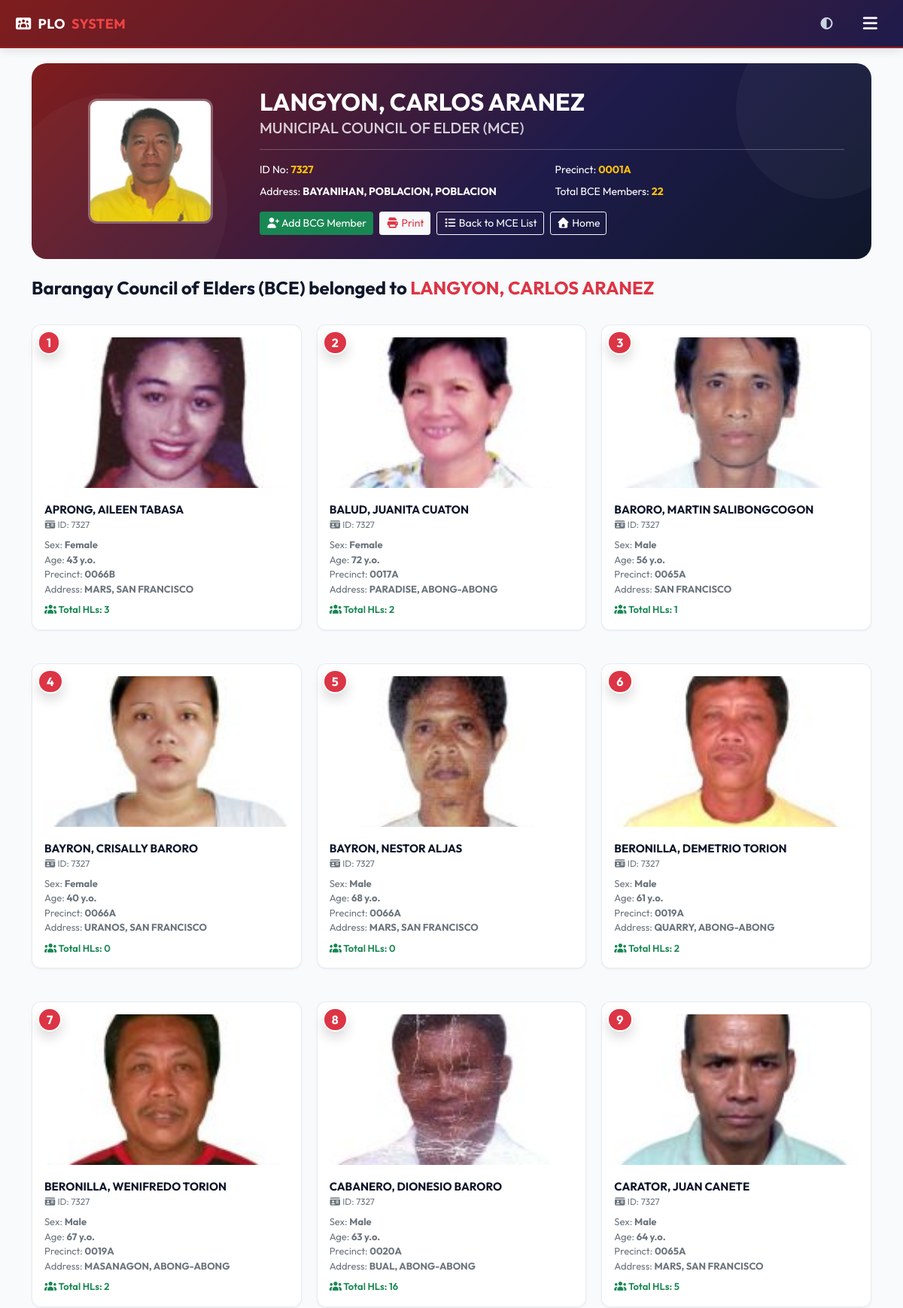
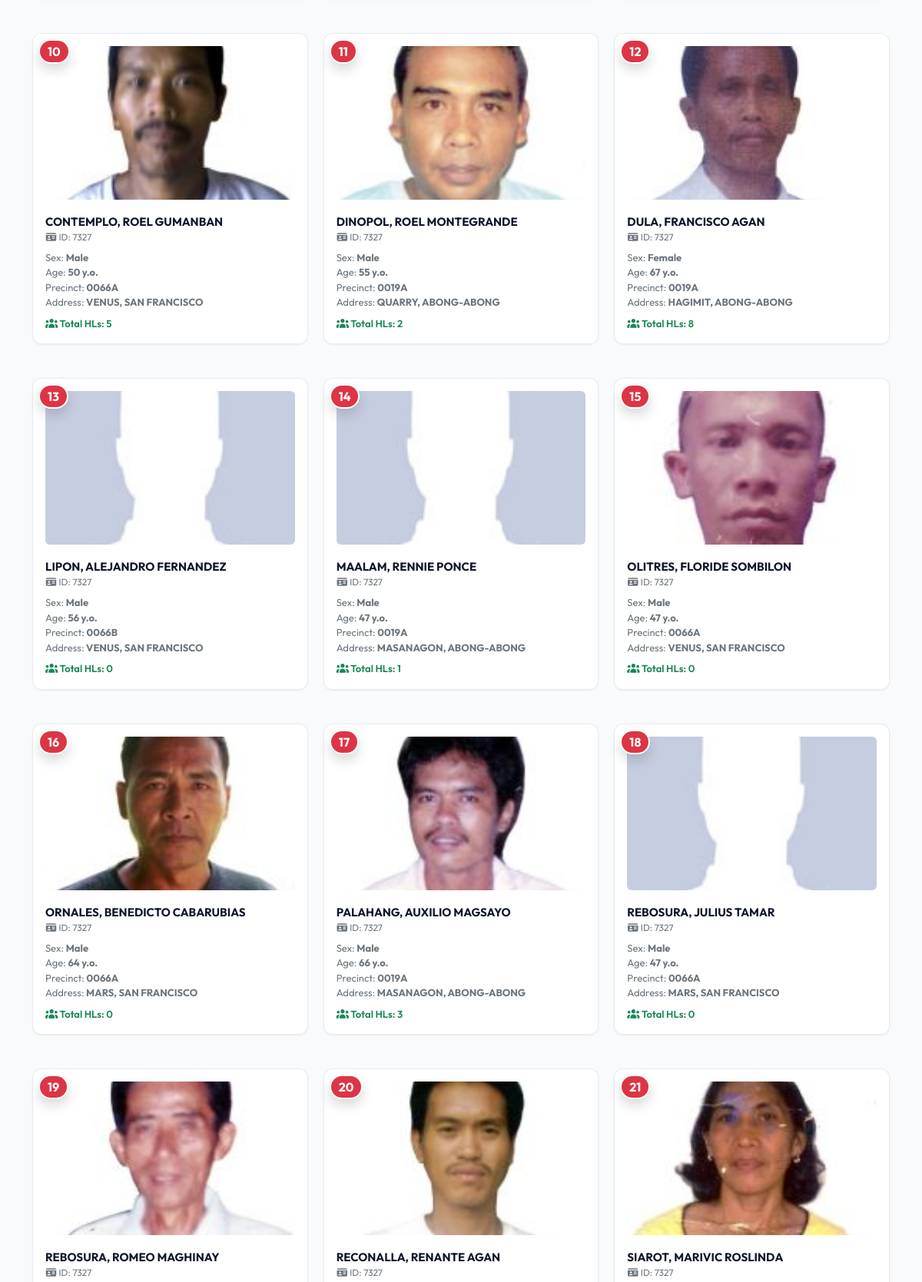
/mceinfo.php?mce=7327-0001A-K0457CAL100005 (signed in, upper part), run on the app's committed database (2 pictures, top to bottom).
### tables this page shows
CREATE TABLE IF NOT EXISTS `voters` (
  `vin` varchar(50) NOT NULL,
  `vname` varchar(100) DEFAULT NULL,
  `precinct` varchar(50) DEFAULT NULL,
  `address` text,
  `sex` varchar(50) DEFAULT NULL,
  `lit` varchar(50) DEFAULT NULL,
  `_4p` varchar(50) DEFAULT NULL,
  `ato` varchar(50) DEFAULT NULL,
  `remarks` text,
  `birth` date DEFAULT NULL,
  `province` varchar(50) DEFAULT NULL,
  `city_mun` varchar(50) DEFAULT NULL,
  `barangay` varchar(50) DEFAULT NULL,
  `seq` varchar(50) DEFAULT NULL,
  `ispicset` int(11) DEFAULT '0',
  PRIMARY KEY (`vin`)
);

### mceinfo.php (the view, shortened to what this page needs)
<?php
	require("connect-pdo.php");
	require("head.php");
	$stmt = $link->prepare('select * from voters where vin=?');
	$stmt->execute([$_GET["mce"]]);
	$ex = $stmt;
	$rsmce=$ex->fetch(PDO::FETCH_BOTH);
	$stmt = $link->prepare('select count(*) from bce where mcevin=?');
	$stmt->execute([$_GET["mce"]]);
	$ex = $stmt;
	$rsbce=$ex->fetch(PDO::FETCH_BOTH);
	$bce=$rsbce[0];
	require("menu.php");
?>
<div id="bottom" class="main-content">
	<div class="container my-4">
		<div class="sr-hero mb-4 text-white">
			<div class="row align-items-center g-4">
				<div class="col-md-3 text-center">
					<?php
						if(file_exists("images/voters/".$_GET["mce"].".jpg")){
							echo "<img style='border: 3px solid rgba(255,255,255,0.3); border-radius: var(--radius-md); max-width: 100%; max-height: 220px; object-fit: cover;' src='images/voters/".$_GET["mce"].".jpg?".date("h:i:s")."' />";
						}else{
							echo "<img style='border: 3px solid rgba(255,255,255,0.3); border-radius: var(--radius-md); max-width: 100%; max-height: 220px; object-fit: cover;' src='images/blank.jpg' />";
						}
					?>
				</div>
				<div class="col-md-9">
					<h2 class="text-uppercase mb-1" style="font-weight: 700; color: #ffffff;"><?php echo $rsmce["vname"]; ?></h2>
					<h5 style="color: rgba(255,255,255,0.8); font-weight: 500;">MUNICIPAL COUNCIL OF ELDER (MCE)</h5>
					<hr style="border-color: rgba(255,255,255,0.2);">
					<div class="row g-2 mb-3" style="font-size: 14px;">
						<div class="col-sm-6">ID No: <strong class="text-warning"><?php printf("%04d", $rsmce["vin"]); ?></strong></div>
						<div class="col-sm-6">Precinct: <strong class="text-warning"><?php echo $rsmce["precinct"]; ?></strong></div>
						<div class="col-sm-6">Address: <strong><?php echo $rsmce["address"] . ", " . $rsmce["barangay"]; ?></strong></div>
						<div class="col-sm-6">Total BCE Members: <strong class="text-warning"><?php echo $bce; ?></strong></div>
					</div>
					<div id="d_controls" class="d-flex gap-2 flex-wrap">
						<button type='button' class="btn btn-success btn-sm" onclick="add()"><i class="fa-solid fa-user-plus"></i> Add BCG Member</button>
						<button type='button' class="btn btn-light btn-sm text-danger" onclick="printF()"><i class="fa-solid fa-print"></i> Print</button>
						<button type='button' class="btn btn-outline-light btn-sm" onclick="jump('mcelist.php')"><i class="fa-solid fa-list"></i> Back to MCE List</button>
						<button type='button' class="btn btn-outline-light btn-sm" onclick="jump('index.php')"><i class="fa-solid fa-house"></i> Home</button>
					</div>
				</div>
			</div>
		</div>
		<div class="mb-4">
			<h4 style="font-weight: 700; color: var(--text-main);">
				Barangay Council of Elders (BCE) belonged to <span class="text-danger"><?php echo htmlspecialchars($rsmce["vname"]); ?></span>
			</h4>
		</div>
		<form method="post" enctype="multipart/form-data" class="m-0">
			<div id="thumbnails" class="tomb-grid">
				<?php
					$stmt = $link->prepare('select * from voters v, bce b where b.mcevin=? and b.vin=v.vin order by v.vname');
					$stmt->execute([$_GET["mce"]]);
					$ex = $stmt;
					$i=1;
					$value = isset($_POST["t_search"]) ? strtoupper($_POST["t_search"]) : "";
					$rep = "<b style='color:#0014d0;background:#ffa0a0'>".$value."</b>";
					while($rs=$ex->fetch(PDO::FETCH_BOTH)){
						$birthDate = $rs["birth"];
						$birthDate = explode("-", $birthDate);
						$age = "-";
						if(count($birthDate) === 3) {
							$age_temp_date = $birthDate[0] . '-' . $birthDate[1] . '-' . $birthDate[2];
							$age = "-";
							if ($birthDate[0] !== '0000' && !empty($birthDate[0])) {
								$birthObj = date_create($age_temp_date);
								if ($birthObj !== false) {
									$age = date_diff($birthObj, date_create('today'))->y;
								}
							}
						}
						$stmt = $link->prepare('select count(*) from hl where bcevin=?');
						$stmt->execute([$rs["vin"]]);
						$exx = $stmt;
						$rsbce=$exx->fetch(PDO::FETCH_BOTH);
						$hlm=$rsbce[0];
						$img_src = file_exists("images/voters/".$rs[0].".jpg") ? "images/voters/".$rs[0].".jpg" : "images/blank.jpg";
						echo "
						<div class='tomb card-glass' id='div_".$rs["vin"]."'
							onmouseout=\"getID('div_controls_".$rs["vin"]."').style.visibility='hidden';\"
							onmousemove=\"getID('div_controls_".$rs["vin"]."').style.visibility='visible';\">
							<span
								class='translate-right badge rounded-pill bg-danger shadow'
								style='position:absolute; top:7px; left:7px; font-size: 16px;
								border: 2px solid #fff; padding: 6px 10px; z-index:3'>$i
							</span>
							<img onclick=\"jump('bceinfo.php?bce=".$rs["vin"]."')\" src='$img_src?".date("h:i:s")."' style='cursor:pointer;' />
							<div class='mt-2'>
								<h5 style='font-size: 15px; font-weight: 700; margin-bottom: 2px; text-transform: uppercase;'>".str_ireplace($value, $rep, $rs["vname"])."</h5>
								<p class='text-muted small mb-2' style='font-size: 12px;'><i class='fa-solid fa-id-card'></i> ID: " . sprintf("%04d", $rs["vin"]) . "</p>
							</div>
							<div class='small text-muted space-y-1' style='font-size: 13px;'>
								<div>Sex: <strong>" . ($rs["sex"] == "M" ? "Male" : "Female") . "</strong></div>
								<div>Age: <strong>$age y.o.</strong></div>
								<div>Precinct: <strong>".str_ireplace($value, $rep, $rs["precinct"])."</strong></div>
								<div>Address: <strong>".str_ireplace($value, $rep, $rs["address"])."</strong></div>
								<div class='text-success mt-2' style='font-weight: 600;'><i class='fa-solid fa-users'></i> Total HLs: $hlm</div>
							</div>";
						echo"</div>";
						$i++;
					}
				?>
			</div>
		</form>
	</div>
</div>

### assets/customcss/stylesheet.css (style rules this page uses)
:root { --primary: #991b1b; --primary-hover: #7f1d1d; --primary-light: #fef2f2; --accent: #2563eb; --accent-hover: #1d4ed8; --success: #059669; --danger: #dc2626; --warning: #d97706; --bg-body: #f8fafc; --card-bg: rgba(255, 255, 255, 0.92); --card-border: rgba(226, 232, 240, 0.8); --text-main: #0f172a; --text-muted: #475569; --text-light: #94a3b8; --radius-sm: 6px; --radius-md: 12px; --radius-lg: 20px; --shadow-sm: 0 1px 3px rgba(0, 0, 0, 0.05), 0 1px 2px rgba(0, 0, 0, 0.02); --shadow-md: 0 4px 6px -1px rgba(0, 0, 0, 0.08), 0 2px 4px -1px rgba(0, 0, 0, 0.04); --shadow-lg: 0 10px 15px -3px rgba(0, 0, 0, 0.08), 0 4px 6px -2px rgba(0, 0, 0, 0.04); --transition: all 0.25s cubic-bezier(0.4, 0, 0.2, 1); --input-bg: #ffffff; --table-row-bg: #ffffff; --controls-bg: rgba(255, 255, 255, 0.9); }
* { box-sizing: border-box; }
html { margin: 0; padding: 0; }
body { min-height: 100vh; font-family: 'Outfit', sans-serif !important; background: var(--bg-body) url(../../images/back.webp) !important; background-size:cover; background-position:center center; color: var(--text-main); line-height: 1.5; -webkit-font-smoothing: antialiased; display: flex; flex-direction: column; }
.main-content { flex: 1; margin-top:-40px; position:relative; }
h1, h2, h3, h4, h5, h6, b, th { font-weight: 600; }
.container, .container-fluid { padding-top: 20px; padding-bottom: 20px; }
.card-glass { background: var(--card-bg); backdrop-filter: blur(10px); border: 1px solid var(--card-border); border-radius: var(--radius-md); box-shadow: var(--shadow-md); padding: 24px; margin-bottom: 24px; transition: var(--transition); }
#thumbnails, .tomb-grid { display: grid; grid-template-columns: repeat(4, 1fr) !important; gap: 20px !important; padding: 10px 0 !important; }
@media (max-width: 1200px) { #thumbnails, .tomb-grid { grid-template-columns: repeat(3, 1fr) !important; } }
.tomb { overflow: visible !important; position: relative !important; display: flex; flex-direction: column; background: var(--card-bg) !important; border: 1px solid var(--card-border) !important; border-radius: var(--radius-md) !important; padding: 16px !important; box-shadow: var(--shadow-sm) !important; transition: transform 0.4s cubic-bezier(0.4, 0, 0.2, 1), box-shadow 0.4s cubic-bezier(0.4, 0, 0.2, 1), border-color 0.4s cubic-bezier(0.4, 0, 0.2, 1) !important; width: 100% !important; }
.tomb img:not([style*="width:"]):not([style*="width :"]) { width: 100% !important; height: 200px !important; object-fit: cover !important; border-radius: var(--radius-sm) !important; margin-bottom: 12px; transition: transform 0.4s cubic-bezier(0.4, 0, 0.2, 1) !important; }
.sr-hero { background: linear-gradient(135deg, #7f1d1d 0%, #1e1b4b 60%, #0f172a 100%); border-radius: 20px; padding: 32px 36px; margin-bottom: 28px; position: relative; overflow: hidden; }
.sr-hero::before { content: ''; position: absolute; top: -60px; right: -60px; width: 240px; height: 240px; border-radius: 50%; background: rgba(255,255,255,0.04); }
.sr-hero::after { content: ''; position: absolute; bottom: -80px; left: -40px; width: 300px; height: 300px; border-radius: 50%; background: rgba(255,255,255,0.03); }
html, body { margin: 0; padding: 0; }

### data on the page
voters: vname "LANGYON, CARLOS ARANEZ", vin "7327", precinct "0001A", address "BAYANIHAN, POBLACION", barangay "POBLACION"

### other printed values
$bce "22"
str_ireplace($value, $rep, $rs["vname"]) "APRONG, AILEEN TABASA"
$rs["vin"] "7327"
$age "43"
str_ireplace($value, $rep, $rs["precinct"]) "0066B"
str_ireplace($value, $rep, $rs["address"]) "MARS, SAN FRANCISCO"
$hlm "3"
str_ireplace($value, $rep, $rs["vname"]) "BALUD, JUANITA CUATON"
$age "72"
str_ireplace($value, $rep, $rs["precinct"]) "0017A"
str_ireplace($value, $rep, $rs["address"]) "PARADISE, ABONG-ABONG"
$hlm "2"
str_ireplace($value, $rep, $rs["vname"]) "BARORO, MARTIN SALIBONGCOGON"
$age "56"
str_ireplace($value, $rep, $rs["precinct"]) "0065A"
